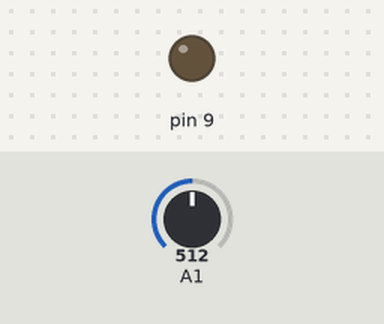
Recording of a sketch running on a simulated Arduino Uno, built with avr-gcc and run on an emulated ATmega328P. Parts: output pins drawn as LEDs (lit = HIGH). The inputs (shaded band) are chosen by the test bench; at power-on: A1 = 512. What the sketch prints to the serial monitor is not drawn.

Above: at 3.8 s.
3.9 s: A1 set to 995
7.8 s: A1 set to 1018
At 9.9 s:
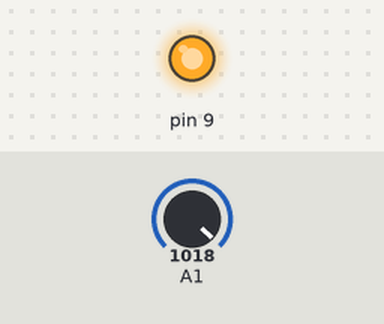
11.7 s: A1 set to 1000
At 13.4 s:
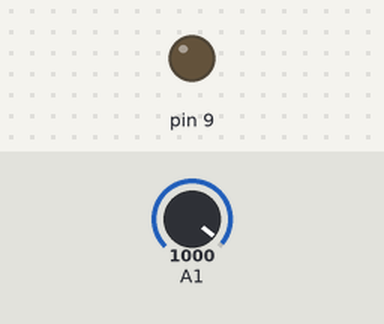
15.6 s: A1 set to 1020
At 19.2 s:
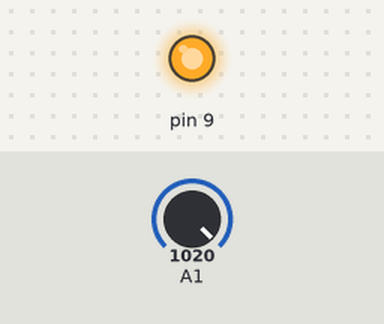
Timing chart, 0 to 20.5 s (numbered marks = the images above; inputs shaded):
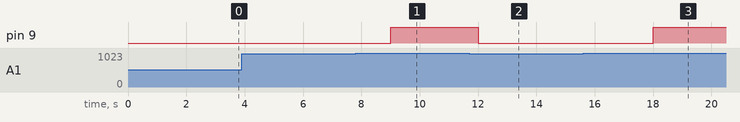

Measured:
- the behaviour switches between 1009 and 1010 on A1 (found by bisection; images 0 and 1)
- after the input at 3.9 s, every drawn part: stays the same
- after the input at 7.8 s, pin 9: LOW → HIGH after 1.2 s
- after the input at 11.7 s, pin 9: HIGH → LOW after 0.30 s
- after the input at 15.6 s, pin 9: LOW → HIGH after 2.4 s

The sketch:

Luz.ino
```cpp
#include "MiLibreria.h"

MiLibreria miLibreria(9, 1);

void setup() {
  miLibreria.inicializar();
}

void loop() {
  miLibreria.ciclo();
}
```

MiLibreria.cpp
```cpp
#include "MiLibreria.h"
#include <Arduino.h>

MiLibreria::MiLibreria(int ledPin, int ldrPin) {
  this->ledPin = ledPin;
  this->ldrPin = ldrPin;
}

void MiLibreria::inicializar() {
  Serial.begin(9600);
  pinMode(ledPin, OUTPUT);
}

void MiLibreria::ciclo() {
  ldrValue = analogRead(ldrPin);
  Serial.print(ldrValue);

  if (ldrValue >= 1010){
    digitalWrite(ledPin,HIGH);
  }
  else {
    digitalWrite(ledPin,LOW);
  }

  delay(3000);
}
```

MiLibreria.h
```cpp
#ifndef _MI_LIBRERIA_H_
#define _MI_LIBRERIA_H_

class MiLibreria {
  public:
    MiLibreria(int ledPin, int ldrPin);
    void inicializar();
    void ciclo();

  private:
    int ledPin;
    int ldrPin;
    int ldrValue;
};

#endif
```
